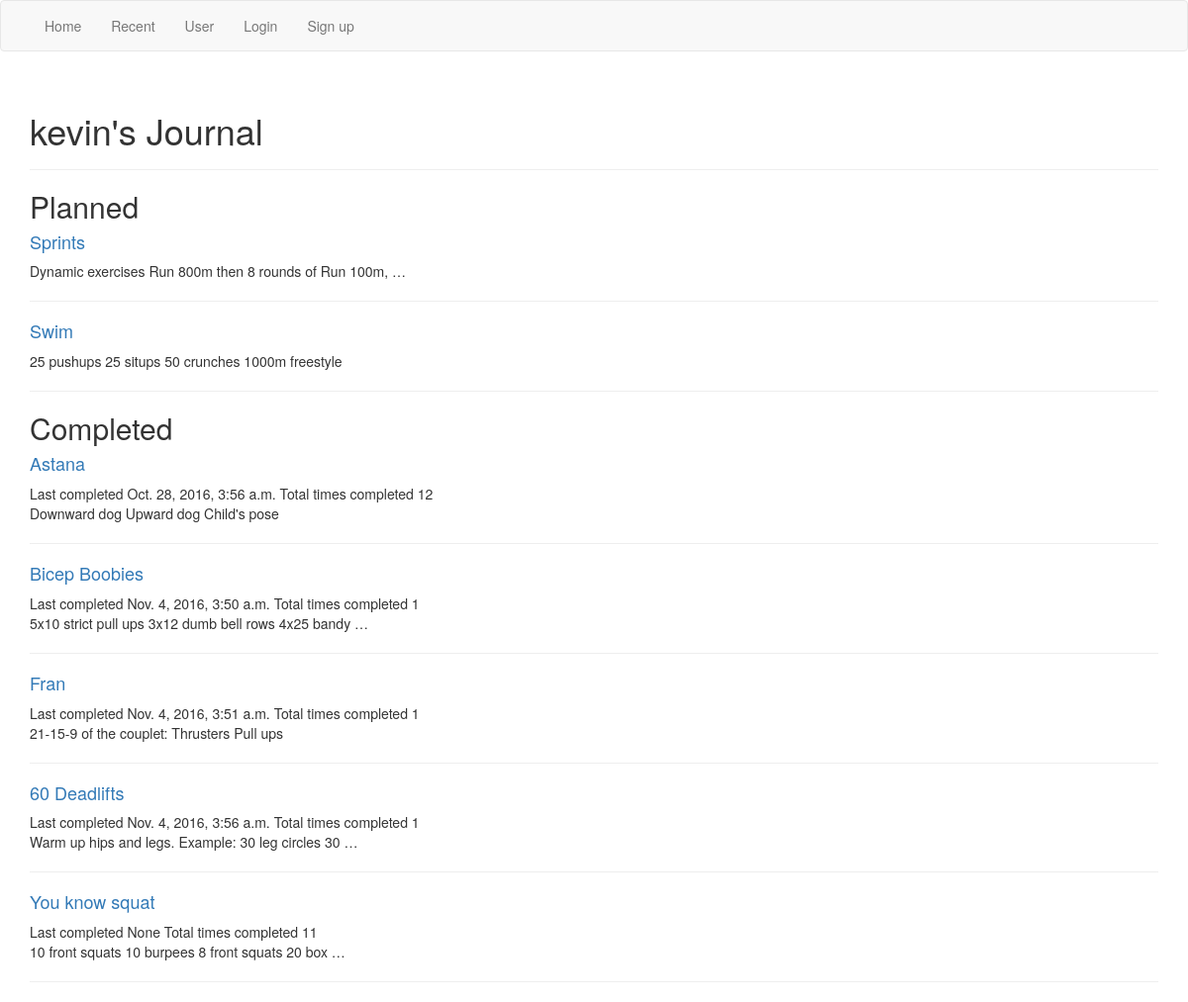
The app's page /workouts/user/1/, older data.
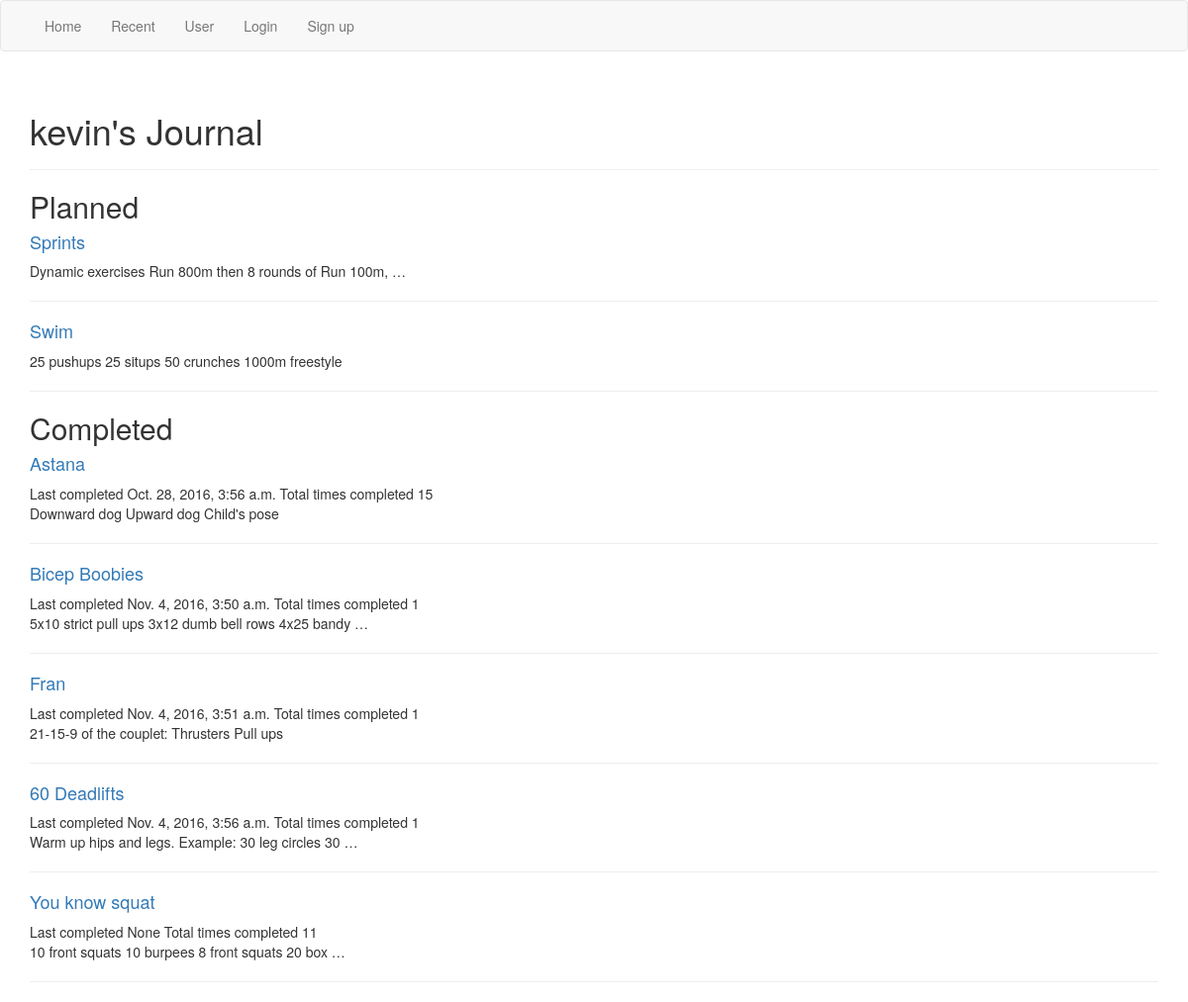
The same page, newer data.
### workouts/models.py (models this page shows, shortened)
class Journal(models.Model):
  user = models.ForeignKey(settings.AUTH_USER_MODEL, on_delete=models.CASCADE)
  routine = models.ForeignKey(Routine, on_delete=models.CASCADE)
  completed_on = models.DateTimeField(null=True)
  completed_count = models.IntegerField(default=0)

class Routine(models.Model):
  routine_title = models.CharField(max_length=70)
  routine_text = models.TextField()
  pub_date = models.DateTimeField('date published', default=timezone.now)
  created_by = models.ForeignKey(settings.AUTH_USER_MODEL, related_name="created_by")
  modify_date = models.DateTimeField('date modified', null=True)
  modified_by = models.ForeignKey(settings.AUTH_USER_MODEL, null=True, related_name="modified_by")
  likes = models.IntegerField(default=0)

### workouts/views.py (the view)
# urls.py: url(r'^user/(?P<user_id>[0-9]+)/$', views.user_detail, name='user_detail'),
def user_detail(request, user_id):
  user = get_object_or_404(User, pk=user_id)
  journal = Journal.objects.filter(user=user)
  journal_planned = journal.filter(completed_count=0)
  journal_completed = journal.filter(completed_count__gt=0)
  params = dict(first_name=user.first_name, journal_planned=journal_planned,
                journal_completed=journal_completed)
  return render(request, "workouts/journal_browse.html", params)

### workouts/templates/workouts/journal_browse.html (shortened to what this page needs)
{% extends "./base.html" %}
{% block content %}
{% block journal_title %}
<div class="page-header"><h1>{{ first_name }}'s Journal</h1></div>
{% endblock %}
<div><h2>Planned</h2></div>
{% for entry in journal_planned %}
  <span>
    <div><h4><a href="{% url 'workouts:detail' entry.routine.id %}">{{ entry.routine.routine_title }}</a></h4></div>
    <div>{{ entry.routine.routine_text|truncatewords:10 }}</div>
  </span>
  <hr>
{% endfor %}
<div><h2>Completed</h2></div>
{% for entry in journal_completed %}
  <div><h4><a href="{% url 'workouts:detail' entry.routine.id %}">{{ entry.routine.routine_title }}</a></h4></div>
  <div>
    <span>Last completed {{ entry.completed_on }}</span>
    <span>Total times completed {{ entry.completed_count }}<span>
  </div>
  <div>{{ entry.routine.routine_text|truncatewords:10 }}</div>
  <hr>
{% endfor %}
{% endblock content %}

Row changes from the older to the newer data that the page shows:
changed Journal "Oct. 28, 2016, 3:56 a.m.": completed_count "12" → "15"
